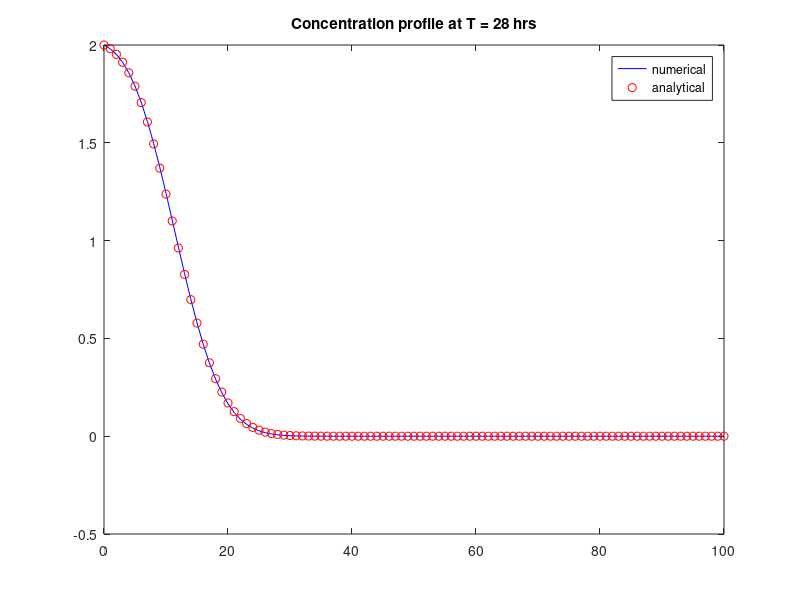
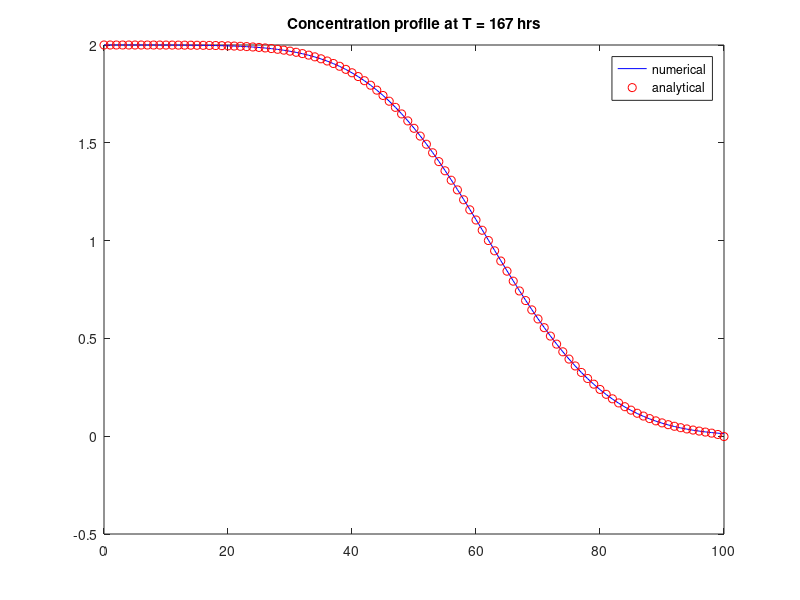

These charts were generated, in order, by the following MATLAB code:
% soil column problem
% solves dc/dt=D*d^2c/dx^2-v*dc/dx
% bc's: c=c0 at left end, dc/dx=0 at right end
% solution using crank-nicolson method
function gwtrans1d
v=0.36; alpha=2; c0=2;
L=100; n=100;
% case I:  T = 28 hrs
T=28; nt=28;
% numerical solution
[xn, cn] = column_fda(L, T, n, nt, v, alpha, c0);
% analytical solution
xa=[0:L]; D = alpha*v;
f1=(xa-v*T)/(2*sqrt(D*T));
f2=(xa+v*T)/(2*sqrt(D*T));
ca=0.5*c0*(erfc(f1)+exp(v*xa/D).*erfc(f2));
figure(1);
plot(xa,ca,'b', xn, cn, 'ro');
legend('numerical','analytical');
title('Concentration profile at T = 28 hrs');
hold off;
% case II: T = 167 hrs
T=167; nt=167;
% numerical solution
[xn, cn] = column_fda(L, T, n, nt, v, alpha, c0);
% analytical solution
xa=[0:L];
f1=(xa-v*T)/(2*sqrt(D*T));
f2=(xa+v*T)/(2*sqrt(D*T));
ca=0.5*c0*(erfc(f1)+exp(v*xa/D).*erfc(f2));
figure(2);
plot(xa,ca,'b', xn, cn, 'ro');
legend('numerical','analytical');
title('Concentration profile at T = 167 hrs');
hold off;
return
%%%%%%%


function [x, c] = column_fda(L, T, n, nt, v, alpha, c0)
dt=T/nt;
D=alpha*v;
dx=L/n;
x = (0:dx:L)';
nx=length(x); % number of segments
b = zeros(nx,1);
CN=v*dt/dx;
DN=D*dt/dx^2;
c =zeros(nx,1);
P=v*dx/D;
if (P > 2)
    fprintf('Grid peclet number is greater than 2!\n');
    fprintf('Grid peclet number is %g\n',P);
    fprintf('Reduce grid spacing\n');
end
% initialize matrix diagonals
u=ones(nx,1);
d = -(DN+CN/2)*0.5*u;
e = (1+DN)*u;
f = (-DN+CN/2)*0.5*u;
for k=1:nt
    % first node is a dirichlet b.c with c=c0;
    c(1)=c0; d(1)=0; e(1)=1; f(1)=0; b(1)=c0;
    % last node is flux b.c with dc/dx=0;
    c(nx)=0; d(nx)=DN; e(nx)=1-DN; f(nx)=0;
    b(nx)=c(nx-1)*DN+(1-DN)*c(nx);
    % set rhs for interior nodes
    for i=2:nx-1
        b(i)=c(i-1)*(DN+CN/2)*0.5+(1-DN)*c(i)+(DN-CN/2)*0.5*c(i+1);
    end
    A = my_spdiags([d e f],-1:1);
    c = A\b;
end
return

% modification of spdiags to adopt linpack convention
% lower diagonals taken from bottom
% upper diagonals taken from top
% i.e., rows of diagonals directly correspond to rows of matrix
% matrix is assumed to be square
% input A = a tall nxm matrix containing the 'm' diagonals
% input id = a 1xm row vector containing the 'm' offsets for each diagonal
% output A = nxn sparse matrix
function [A] = my_spdiags(A,id)
[n m] = size(A);
B = zeros(n,m);
for i=1:m
    if (id(i) <= 0)
        B(1:n+id(i),i) = A(-id(i)+1:n,i);
    else
        B(1+id(i):n,i) = A(1:n-id(i),i);
    end
end
% construct matrix
A = spdiags(B,id,n,n);
return
